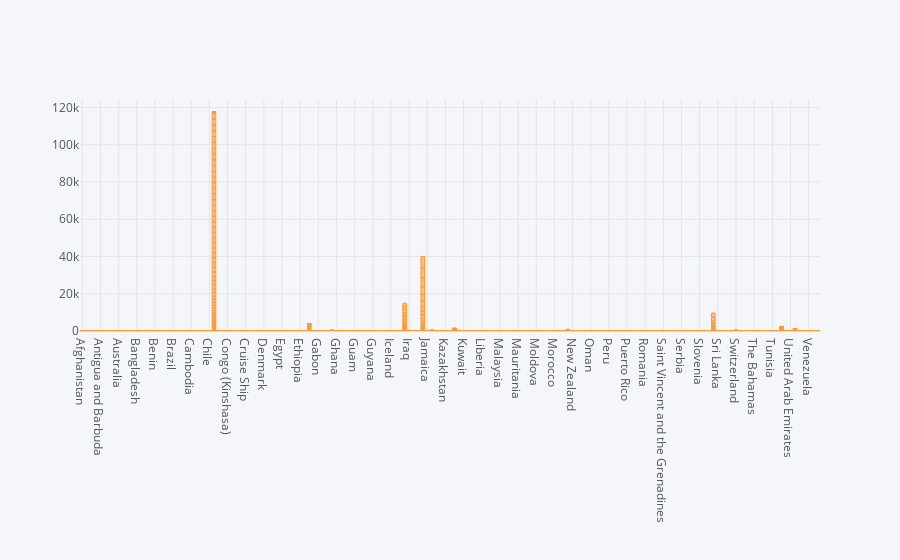

Source (notebook cell):
### Code cell
df4= df3[["Country/Region","ConfirmedCases"]]

df3.iplot(kind='bar',x='Country/Region',y='Fatalities')

### Figure 1 — Plotly figure (JSON) as saved in the notebook; plotly's stock layout.template omitted (floating-point values rounded to 4 significant figures; data arrays with more than 128 entries replaced by an {"elided": "..."} marker saying what was removed)
{"data": [{"marker": {"color": "rgba(255, 153, 51, 0.6)", "line": {"color": "rgba(255, 153, 51, 1.0)", "width": 1}}, "name": "Fatalities", "orientation": "v", "text": "", "type": "bar", "x": {"elided": "17608 str values"}, "y": {"elided": "17608 int values"}}], "layout": {"legend": {"bgcolor": "#F5F6F9", "font": {"color": "#4D5663"}}, "paper_bgcolor": "#F5F6F9", "plot_bgcolor": "#F5F6F9", "title": {"font": {"color": "#4D5663"}}, "xaxis": {"gridcolor": "#E1E5ED", "showgrid": true, "tickfont": {"color": "#4D5663"}, "title": {"font": {"color": "#4D5663"}, "text": ""}, "zerolinecolor": "#E1E5ED"}, "yaxis": {"gridcolor": "#E1E5ED", "showgrid": true, "tickfont": {"color": "#4D5663"}, "title": {"font": {"color": "#4D5663"}, "text": ""}, "zerolinecolor": "#E1E5ED"}}}
